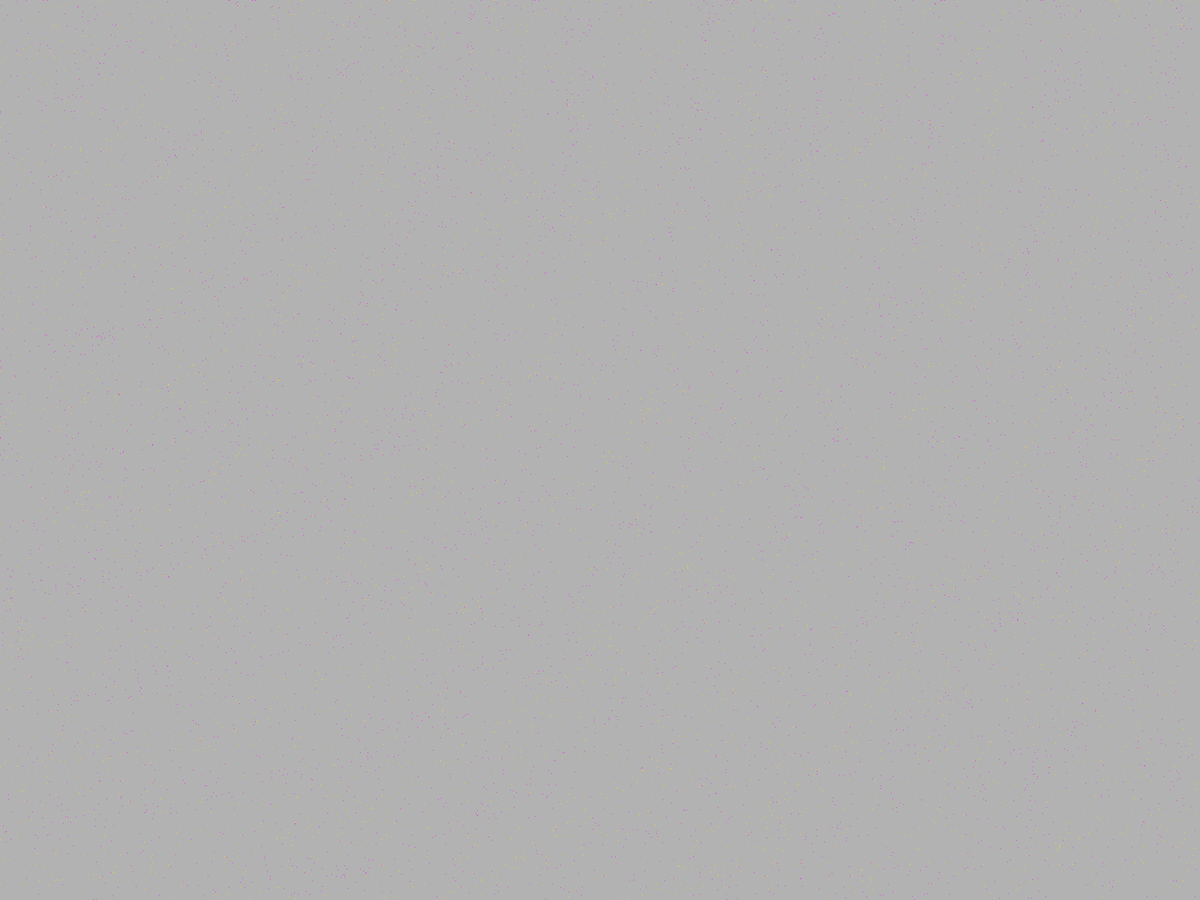
Frame 1 (no input)
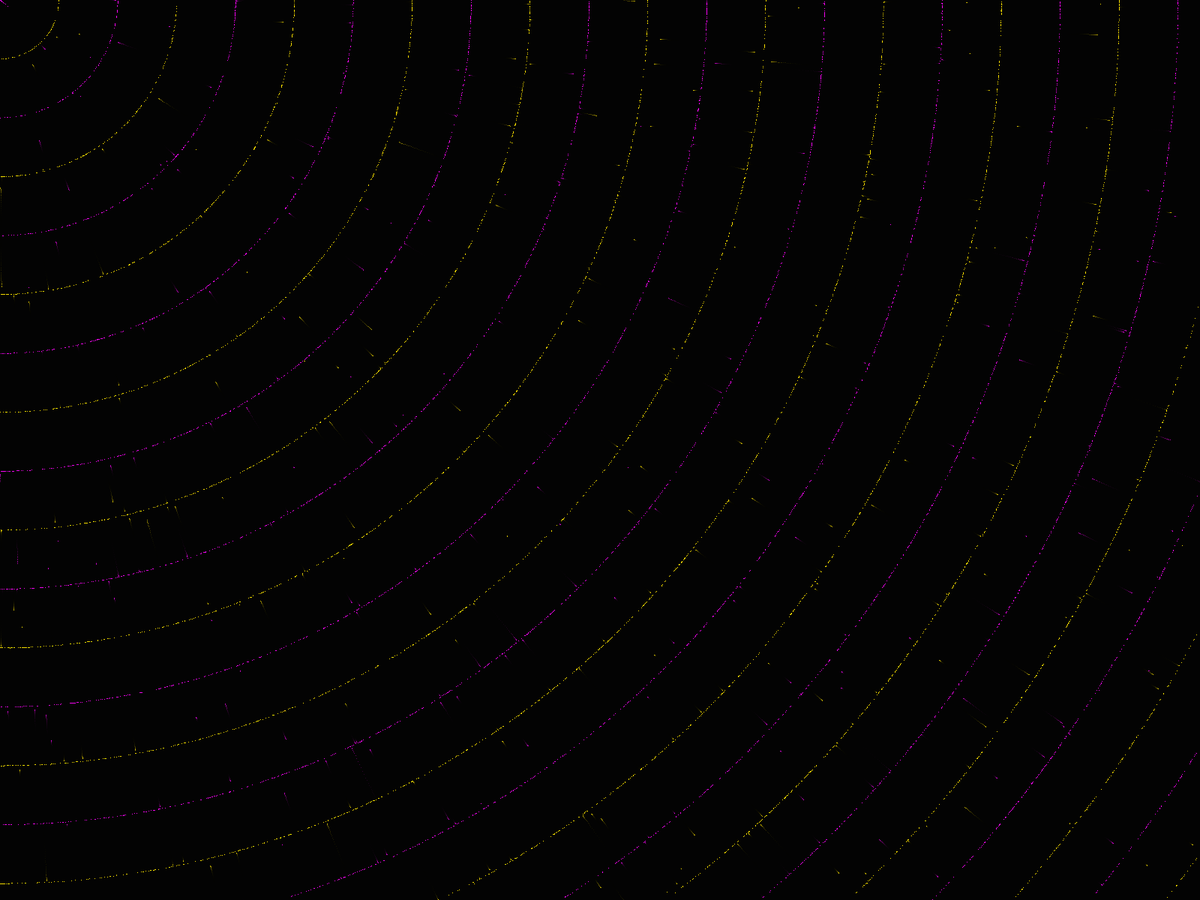
Frame 60 (the mouse pressed at the canvas centre just before this capture)
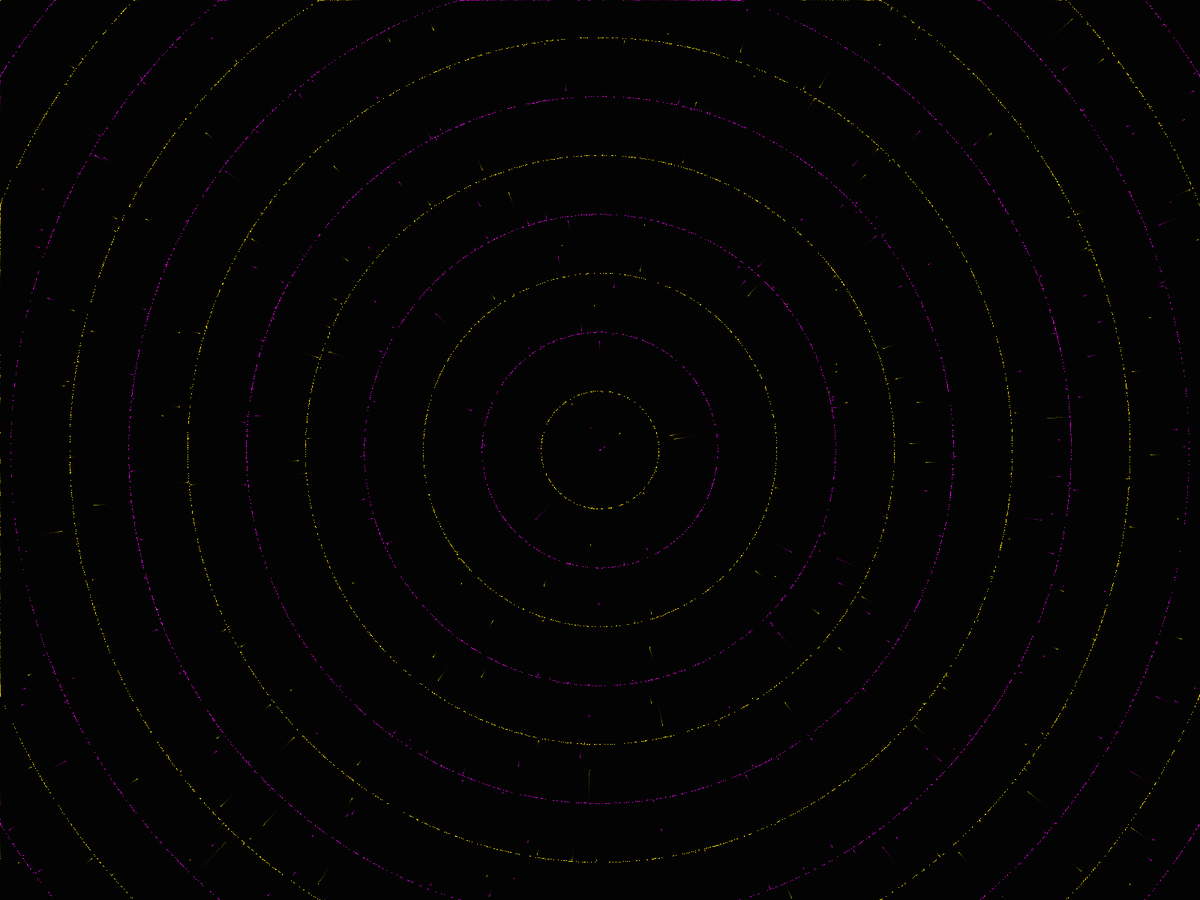
Frame 120 (the mouse held since frame 60 and released just before this capture)

The Processing sketch that drew these frames (run headless with seeded random() and noise(); from frame 60 on, the mouse is pressed at the canvas centre):

// Processing sketch: target_particles
// ── target_particles.pde
int n = 10000;

float[] m = new float[n];
float[] x = new float[n];
float[] y = new float[n];
float[] vx = new float[n];
float[] vy = new float[n];
void setup() {
  fullScreen();
  fill(0, 32);
  reset();
}

void draw() {
  noStroke();
  rect(0, 0, width, height);

  for (int i = 0; i < n; i++) {
    float dx = mouseX - x[i];
    float dy = mouseY - y[i];

    float d = sqrt(dx*dx + dy*dy);
    if (d < 1) d = 1;

    float f = sin(d * 0.04) * m[i] / d;

    vx[i] = vx[i] * 0.5 + f * dx;
    vy[i] = vy[i] * 0.5 + f * dy;
  }

  for (int i = 0; i < n; i++) {
    x[i] += vx[i];
    y[i] += vy[i];

    if (x[i] < 0) x[i] = width;
    else if (x[i] > width) x[i] = 0;

    if (y[i] < 0) y[i] = height;
    else if (y[i] > height) y[i] = 0;

    if (m[i] < 0) stroke(#FFE600);
    else stroke(#FF05FC);

    point(x[i], y[i]);
  }
}

//::::::::::::::::::::::::::::::::::::::::::::::::::::::::::::::::::::::::::

void reset() {
  for (int i = 0; i < n; i++) {
    m[i] = randomGaussian() * 16;
    x[i] = random(width);
    y[i] = random(height);
  }
}

//::::::::::::::::::::::::::::::::::::::::::::::::::::::::::::::::::::::::::

void mousePressed() {
  reset();
}
